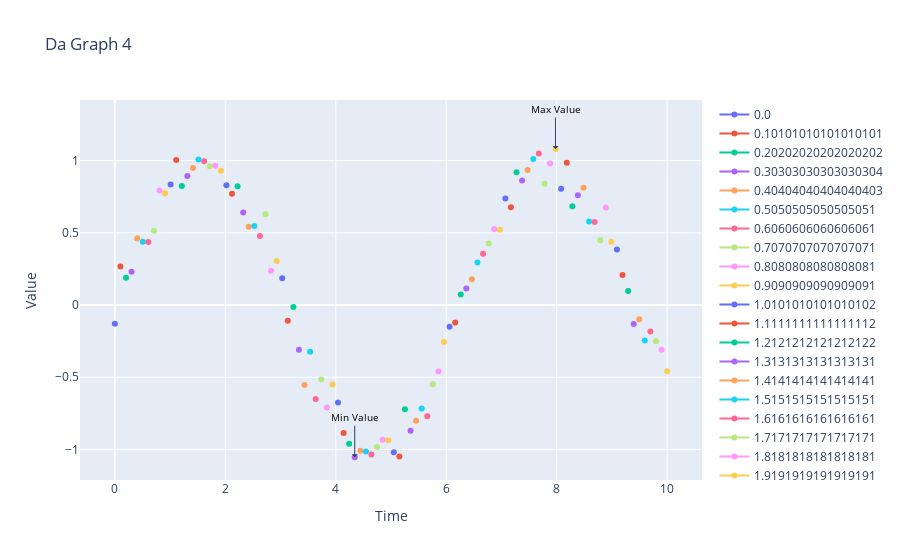

Here is the notebook cell this chart was saved with:
### Code cell
# This part is an ai generated dataset
time_points = np.linspace(0, 10, 100)
values = np.sin(time_points) + np.random.normal(0, 0.1, size=len(time_points))
data = pd.DataFrame({'Time': time_points, 'Value': values})

# This part must be added in before template is used
max_value = data['Value'].max()
max_index = data['Value'].idxmax()
min_value = data['Value'].min()
min_index = data['Value'].idxmin()
    
annotations = [
    {'x': data['Time'][max_index], 'y': max_value, 'text': 'Max Value'},
    {'x': data['Time'][min_index], 'y': min_value, 'text': 'Min Value'}
]


lineplot_template(data=data, x='Time', y='Value', xlabel='Time', ylabel='Value', title='Da Graph 4', height=8, aspect=2, palette=None, annotations=annotations)

### Figure 1 — Plotly figure (JSON) as saved in the notebook; plotly's stock layout.template omitted (floating-point values rounded to 4 significant figures)
{"data": [{"mode": "lines+markers", "name": "0.0", "type": "scatter", "x": [0], "y": [-0.1307]}, {"mode": "lines+markers", "name": "0.10101010101010101", "type": "scatter", "x": [0.101], "y": [0.2667]}, {"mode": "lines+markers", "name": "0.20202020202020202", "type": "scatter", "x": [0.202], "y": [0.1888]}, {"mode": "lines+markers", "name": "0.30303030303030304", "type": "scatter", "x": [0.303], "y": [0.2304]}, {"mode": "lines+markers", "name": "0.40404040404040403", "type": "scatter", "x": [0.404], "y": [0.4598]}, {"mode": "lines+markers", "name": "0.5050505050505051", "type": "scatter", "x": [0.5051], "y": [0.4378]}, {"mode": "lines+markers", "name": "0.6060606060606061", "type": "scatter", "x": [0.6061], "y": [0.4362]}, {"mode": "lines+markers", "name": "0.7070707070707071", "type": "scatter", "x": [0.7071], "y": [0.5149]}, {"mode": "lines+markers", "name": "0.8080808080808081", "type": "scatter", "x": [0.8081], "y": [0.7923]}, {"mode": "lines+markers", "name": "0.9090909090909091", "type": "scatter", "x": [0.9091], "y": [0.773]}, {"mode": "lines+markers", "name": "1.0101010101010102", "type": "scatter", "x": [1.01], "y": [0.8335]}, {"mode": "lines+markers", "name": "1.1111111111111112", "type": "scatter", "x": [1.111], "y": [1.004]}, {"mode": "lines+markers", "name": "1.2121212121212122", "type": "scatter", "x": [1.212], "y": [0.8237]}, {"mode": "lines+markers", "name": "1.3131313131313131", "type": "scatter", "x": [1.313], "y": [0.8939]}, {"mode": "lines+markers", "name": "1.4141414141414141", "type": "scatter", "x": [1.414], "y": [0.9493]}, {"mode": "lines+markers", "name": "1.5151515151515151", "type": "scatter", "x": [1.515], "y": [1.008]}, {"mode": "lines+markers", "name": "1.6161616161616161", "type": "scatter", "x": [1.616], "y": [0.9948]}, {"mode": "lines+markers", "name": "1.7171717171717171", "type": "scatter", "x": [1.717], "y": [0.9606]}, {"mode": "lines+markers", "name": "1.8181818181818181", "type": "scatter", "x": [1.818], "y": [0.9634]}, {"mode": "lines+markers", "name": "1.9191919191919191", "type": "scatter", "x": [1.919], "y": [0.9292]}, {"mode": "lines+markers", "name": "2.0202020202020203", "type": "scatter", "x": [2.02], "y": [0.8287]}, {"mode": "lines+markers", "name": "2.121212121212121", "type": "scatter", "x": [2.121], "y": [0.771]}, {"mode": "lines+markers", "name": "2.2222222222222223", "type": "scatter", "x": [2.222], "y": [0.8227]}, {"mode": "lines+markers", "name": "2.323232323232323", "type": "scatter", "x": [2.323], "y": [0.6409]}, {"mode": "lines+markers", "name": "2.4242424242424243", "type": "scatter", "x": [2.424], "y": [0.5417]}, {"mode": "lines+markers", "name": "2.525252525252525", "type": "scatter", "x": [2.525], "y": [0.5468]}, {"mode": "lines+markers", "name": "2.6262626262626263", "type": "scatter", "x": [2.626], "y": [0.4771]}, {"mode": "lines+markers", "name": "2.727272727272727", "type": "scatter", "x": [2.727], "y": [0.6282]}, {"mode": "lines+markers", "name": "2.8282828282828283", "type": "scatter", "x": [2.828], "y": [0.2377]}, {"mode": "lines+markers", "name": "2.929292929292929", "type": "scatter", "x": [2.929], "y": [0.305]}, {"mode": "lines+markers", "name": "3.0303030303030303", "type": "scatter", "x": [3.03], "y": [0.1858]}, {"mode": "lines+markers", "name": "3.131313131313131", "type": "scatter", "x": [3.131], "y": [-0.1086]}, {"mode": "lines+markers", "name": "3.2323232323232323", "type": "scatter", "x": [3.232], "y": [-0.01328]}, {"mode": "lines+markers", "name": "3.3333333333333335", "type": "scatter", "x": [3.333], "y": [-0.309]}, {"mode": "lines+markers", "name": "3.4343434343434343", "type": "scatter", "x": [3.434], "y": [-0.5545]}, {"mode": "lines+markers", "name": "3.5353535353535355", "type": "scatter", "x": [3.535], "y": [-0.323]}, {"mode": "lines+markers", "name": "3.6363636363636362", "type": "scatter", "x": [3.636], "y": [-0.6504]}, {"mode": "lines+markers", "name": "3.7373737373737375", "type": "scatter", "x": [3.737], "y": [-0.5161]}, {"mode": "lines+markers", "name": "3.8383838383838382", "type": "scatter", "x": [3.838], "y": [-0.7102]}, {"mode": "lines+markers", "name": "3.9393939393939394", "type": "scatter", "x": [3.939], "y": [-0.5499]}, {"mode": "lines+markers", "name": "4.040404040404041", "type": "scatter", "x": [4.04], "y": [-0.6757]}, {"mode": "lines+markers", "name": "4.141414141414141", "type": "scatter", "x": [4.141], "y": [-0.8867]}, {"mode": "lines+markers", "name": "4.242424242424242", "type": "scatter", "x": [4.242], "y": [-0.9604]}, {"mode": "lines+markers", "name": "4.343434343434343", "type": "scatter", "x": [4.343], "y": [-1.054]}, {"mode": "lines+markers", "name": "4.444444444444445", "type": "scatter", "x": [4.444], "y": [-1.008]}, {"mode": "lines+markers", "name": "4.545454545454545", "type": "scatter", "x": [4.545], "y": [-1.014]}, {"mode": "lines+markers", "name": "4.646464646464646", "type": "scatter", "x": [4.646], "y": [-1.034]}, {"mode": "lines+markers", "name": "4.747474747474747", "type": "scatter", "x": [4.747], "y": [-0.9837]}, {"mode": "lines+markers", "name": "4.848484848484849", "type": "scatter", "x": [4.848], "y": [-0.9329]}, {"mode": "lines+markers", "name": "4.94949494949495", "type": "scatter", "x": [4.949], "y": [-0.9371]}, {"mode": "lines+markers", "name": "5.05050505050505", "type": "scatter", "x": [5.051], "y": [-1.02]}, {"mode": "lines+markers", "name": "5.151515151515151", "type": "scatter", "x": [5.152], "y": [-1.049]}, {"mode": "lines+markers", "name": "5.252525252525253", "type": "scatter", "x": [5.253], "y": [-0.7212]}, {"mode": "lines+markers", "name": "5.353535353535354", "type": "scatter", "x": [5.354], "y": [-0.8704]}, {"mode": "lines+markers", "name": "5.454545454545454", "type": "scatter", "x": [5.455], "y": [-0.8022]}, {"mode": "lines+markers", "name": "5.555555555555555", "type": "scatter", "x": [5.556], "y": [-0.7172]}, {"mode": "lines+markers", "name": "5.656565656565657", "type": "scatter", "x": [5.657], "y": [-0.7707]}, {"mode": "lines+markers", "name": "5.757575757575758", "type": "scatter", "x": [5.758], "y": [-0.5495]}, {"mode": "lines+markers", "name": "5.858585858585858", "type": "scatter", "x": [5.859], "y": [-0.4599]}, {"mode": "lines+markers", "name": "5.959595959595959", "type": "scatter", "x": [5.96], "y": [-0.2559]}, {"mode": "lines+markers", "name": "6.0606060606060606", "type": "scatter", "x": [6.061], "y": [-0.1509]}, {"mode": "lines+markers", "name": "6.161616161616162", "type": "scatter", "x": [6.162], "y": [-0.1209]}, {"mode": "lines+markers", "name": "6.262626262626262", "type": "scatter", "x": [6.263], "y": [0.07263]}, {"mode": "lines+markers", "name": "6.363636363636363", "type": "scatter", "x": [6.364], "y": [0.1144]}, {"mode": "lines+markers", "name": "6.4646464646464645", "type": "scatter", "x": [6.465], "y": [0.1789]}, {"mode": "lines+markers", "name": "6.565656565656566", "type": "scatter", "x": [6.566], "y": [0.2948]}, {"mode": "lines+markers", "name": "6.666666666666667", "type": "scatter", "x": [6.667], "y": [0.3551]}, {"mode": "lines+markers", "name": "6.767676767676767", "type": "scatter", "x": [6.768], "y": [0.4263]}, {"mode": "lines+markers", "name": "6.8686868686868685", "type": "scatter", "x": [6.869], "y": [0.5258]}, {"mode": "lines+markers", "name": "6.96969696969697", "type": "scatter", "x": [6.97], "y": [0.521]}, {"mode": "lines+markers", "name": "7.070707070707071", "type": "scatter", "x": [7.071], "y": [0.7367]}, {"mode": "lines+markers", "name": "7.171717171717171", "type": "scatter", "x": [7.172], "y": [0.6768]}, {"mode": "lines+markers", "name": "7.2727272727272725", "type": "scatter", "x": [7.273], "y": [0.9199]}, {"mode": "lines+markers", "name": "7.373737373737374", "type": "scatter", "x": [7.374], "y": [0.8619]}, {"mode": "lines+markers", "name": "7.474747474747475", "type": "scatter", "x": [7.475], "y": [0.9339]}, {"mode": "lines+markers", "name": "7.575757575757575", "type": "scatter", "x": [7.576], "y": [1.011]}, {"mode": "lines+markers", "name": "7.6767676767676765", "type": "scatter", "x": [7.677], "y": [1.049]}, {"mode": "lines+markers", "name": "7.777777777777778", "type": "scatter", "x": [7.778], "y": [0.84]}, {"mode": "lines+markers", "name": "7.878787878787879", "type": "scatter", "x": [7.879], "y": [0.979]}, {"mode": "lines+markers", "name": "7.979797979797979", "type": "scatter", "x": [7.98], "y": [1.08]}, {"mode": "lines+markers", "name": "8.080808080808081", "type": "scatter", "x": [8.081], "y": [0.8046]}, {"mode": "lines+markers", "name": "8.181818181818182", "type": "scatter", "x": [8.182], "y": [0.9855]}, {"mode": "lines+markers", "name": "8.282828282828282", "type": "scatter", "x": [8.283], "y": [0.6839]}, {"mode": "lines+markers", "name": "8.383838383838384", "type": "scatter", "x": [8.384], "y": [0.7606]}, {"mode": "lines+markers", "name": "8.484848484848484", "type": "scatter", "x": [8.485], "y": [0.8114]}, {"mode": "lines+markers", "name": "8.585858585858587", "type": "scatter", "x": [8.586], "y": [0.5782]}, {"mode": "lines+markers", "name": "8.686868686868687", "type": "scatter", "x": [8.687], "y": [0.5742]}, {"mode": "lines+markers", "name": "8.787878787878787", "type": "scatter", "x": [8.788], "y": [0.4475]}, {"mode": "lines+markers", "name": "8.88888888888889", "type": "scatter", "x": [8.889], "y": [0.6754]}, {"mode": "lines+markers", "name": "8.98989898989899", "type": "scatter", "x": [8.99], "y": [0.4377]}, {"mode": "lines+markers", "name": "9.09090909090909", "type": "scatter", "x": [9.091], "y": [0.3844]}, {"mode": "lines+markers", "name": "9.191919191919192", "type": "scatter", "x": [9.192], "y": [0.2085]}, {"mode": "lines+markers", "name": "9.292929292929292", "type": "scatter", "x": [9.293], "y": [0.09612]}, {"mode": "lines+markers", "name": "9.393939393939394", "type": "scatter", "x": [9.394], "y": [-0.1308]}, {"mode": "lines+markers", "name": "9.494949494949495", "type": "scatter", "x": [9.495], "y": [-0.0993]}, {"mode": "lines+markers", "name": "9.595959595959595", "type": "scatter", "x": [9.596], "y": [-0.2465]}, {"mode": "lines+markers", "name": "9.696969696969697", "type": "scatter", "x": [9.697], "y": [-0.1831]}, {"mode": "lines+markers", "name": "9.797979797979798", "type": "scatter", "x": [9.798], "y": [-0.2505]}, {"mode": "lines+markers", "name": "9.8989898989899", "type": "scatter", "x": [9.899], "y": [-0.31]}, {"mode": "lines+markers", "name": "10.0", "type": "scatter", "x": [10], "y": [-0.4588]}], "layout": {"annotations": [{"arrowhead": 1, "ax": 0, "ay": -40, "font": {"color": "black", "size": 10}, "showarrow": true, "text": "Max Value", "x": 7.98, "y": 1.08}, {"arrowhead": 1, "ax": 0, "ay": -40, "font": {"color": "black", "size": 10}, "showarrow": true, "text": "Min Value", "x": 4.343, "y": -1.054}], "hovermode": "closest", "title": {"text": "Da Graph 4"}, "xaxis": {"title": {"text": "Time"}}, "yaxis": {"title": {"text": "Value"}}}}
